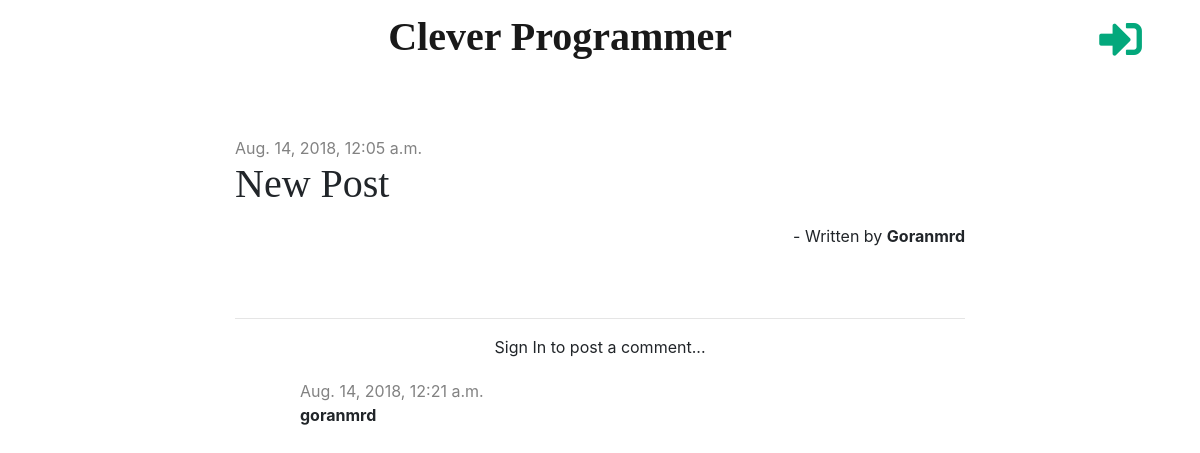
The app's page /post/12/, older data.
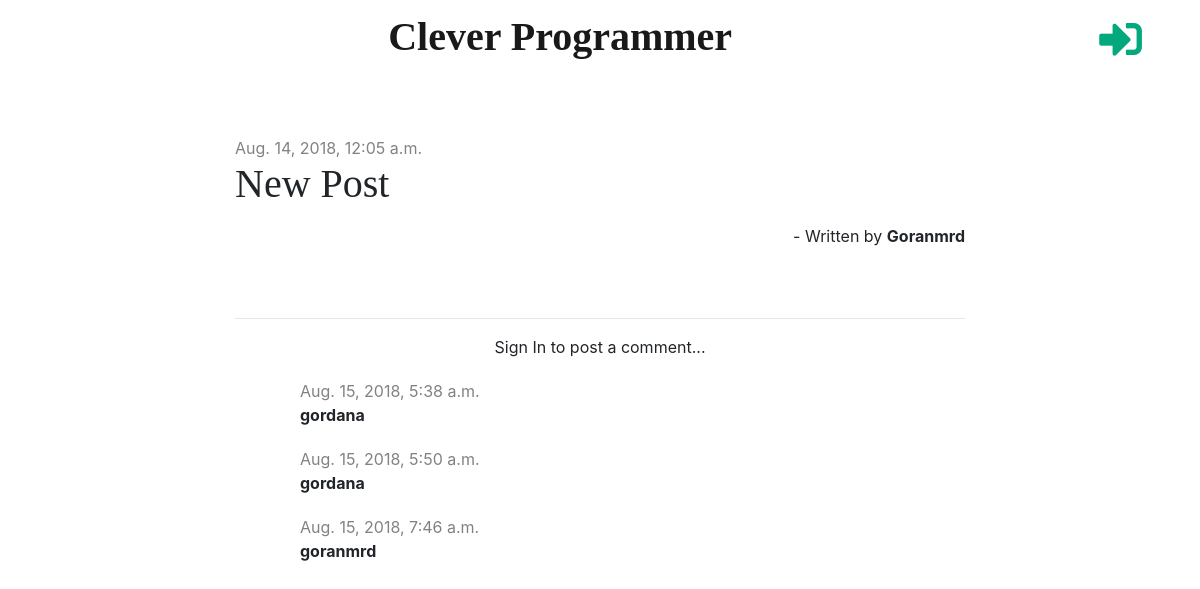
The same page, newer data.
### blog/models.py (models this page shows, shortened)
class Comment(models.Model):
    post = models.ForeignKey('blog.Post', on_delete=models.CASCADE, related_name='comments')
    author = models.CharField(max_length=200)
    text = models.TextField()
    created_date = models.DateTimeField(default=timezone.now)
    approved = models.BooleanField(default=False)

### blog/views.py (the view)
# urls.py: path('post/<int:pk>/', views.post_detail, name='post_detail'),
def post_detail(request, pk):
    post = get_object_or_404(Post, pk=pk)
    form = CommentForm()
    stuff_for_frontend = {'post': post, 'form':form}
    return render(request, 'blog/post_detail.html', stuff_for_frontend)

### blog/templatetags/markdownify.py (called while the page is built)
@register.filter
def markdown(value):
    renderer = HighlightRenderer()
    markdown = mistune.Markdown(renderer=renderer)
    return markdown(value)

### blog/templates/blog/post_detail.html (shortened to what this page needs)
{% extends 'blog/base.html' %}
{% load markdownify %}
{% block content %}
    <div class="post">
        {% if post.published_date %}
            <div class="date">
                {{ post.published_date }}
            </div>
        {% else %}
            <a href="{% url 'post_publish' pk=post.pk %}" class="btn btn-primary">Publish</a>
        {% endif %}
        <h1>{{ post.title }}</h1>
		<p class="text-right">- Written by <strong>{{ post.author | title }}</strong></p>
    </div>
    <hr>
	{% if user.is_authenticated %}
		<div class="row bg-light py-3 mx-auto mb-3">
			<div class='col-md-12'>
				<form action="{% url 'add_comment_to_post' pk=post.pk %}" class="post-form-blog" method="post">
					{% csrf_token %}
					{{ form.as_p }}
					<small><strong>- You can use markdown in comments too...</strong></small> <button type="submit" class="btn btn-primary" onclick="focusOn()">Post</button>
				</form>
			</div>
		</div>
		{% else %}
			<p class="text-center">Sign In to post a comment...</p>
        {% endif %}
		{% for comment in post.comments.all %}
			<div class="comment mx-auto">
                {% if not comment.approved and request.user == post.author %}
					<div class="date">
						{{ comment.created_date }}
					</div>
					<strong>{{ comment.author }}</strong>
					<a href="{% url 'comment_approve' pk=comment.pk %}"><i class="fas fa-check"></i></a>
					<a href="{% url 'comment_remove' pk=comment.pk %}"><i class="fas fa-trash-alt"></i></a>
					<p>{{ comment.text | markdown | safe | linebreaksbr }}</p>
				</div>
				{% elif comment.approved %}
					<div class="date">
							{{ comment.created_date }}
						</div>
						<strong>{{ comment.author }}</strong>
					</div>
				{% elif empty %}
					<p>No comments yet...</p>
				{% endif %}
		{% endfor %}
{% endblock %}

Row changes from the older to the newer data that the page shows:
removed Comment: created_date "Aug. 14, 2018, 12:21 a.m.", author "goranmrd"
added Comment: created_date "Aug. 15, 2018, 5:38 a.m.", author "gordana"
added Comment: created_date "Aug. 15, 2018, 5:50 a.m.", author "gordana"
added Comment: created_date "Aug. 15, 2018, 7:46 a.m.", author "goranmrd"
